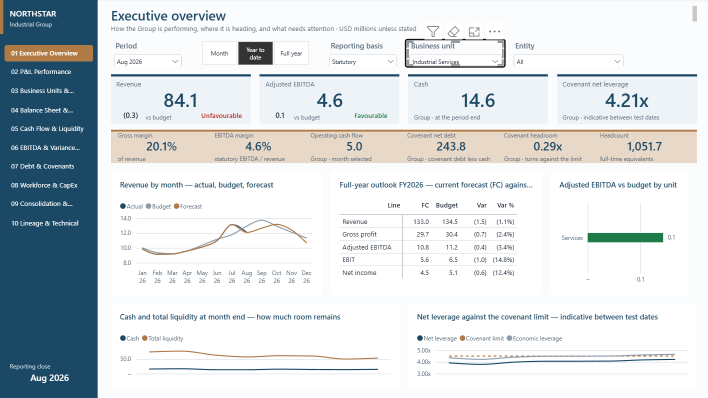
#> input picture docs/assets/phase-06b/final/01_executive_overview_unit_selected.png, 1415 x 796 px, given in place of 01_Executive_Summary_p1.png, which was not available (shown at 1/2 size)
$ python portfolio_assets.py ../docs/assets/phase-06b/final/01_executive_overview_unit_selected.png
#> lines starting #> are read from the running program, lines starting #| are printed output that depends on the picture; after the words box and inside, x2 and y2 are one past the last pixel; in counts of white or black regions, pixels touching at a corner belong together; pictures that were not available may be replaced by others from this repository, and a replacement may not be noted
"""
Build the portfolio assets from the final renders: framed screenshots, the hero image and the
architecture diagram.

    python tools/portfolio_assets.py

Inputs are the artefacts the platform already produces -- the workbook's own PDF renders
(`data/90_exports/workbook_render/`, written by `src.excel.qa` from Excel's PDF writer) and
the native Power BI Desktop captures (`docs/assets/phase-06b/final/`). Nothing here touches
a data value: the images are trimmed, scaled and framed, never edited.

Outputs go to `docs/assets/portfolio/`:

    excel/        framed Excel sheets (two-page sheets stacked)
    powerbi/      framed Power BI pages
    architecture/ the pipeline diagram (drawn in code, in the palette)
    hero.png      the two-panel Excel + Power BI composition
"""

from __future__ import annotations

import sys
from pathlib import Path

from PIL import Image, ImageDraw, ImageFont, ImageOps

ROOT = Path(__file__).resolve().parents[1]
RENDER = ROOT / "data" / "90_exports" / "workbook_render"
PBI = ROOT / "docs" / "assets" / "phase-06b" / "final"
OUT = ROOT / "docs" / "assets" / "portfolio"

# the approved palette, by name
NAVY = "#1B4965"
COPPER = "#B07A45"
COPPER_TINT = "#E8D8C8"
INK = "#1F2A37"
INK_MUTED = "#5B6B7B"
RULE = "#D5DBE1"
PANEL = "#EEF3F7"
GROUND = "#F4F6F8"          # the framing ground: off-white, a step cooler than the page
FONT = "C:/Windows/Fonts/segoeui.ttf"
FONT_BOLD = "C:/Windows/Fonts/segoeuib.ttf"

PAD = 56
BORDER = RULE
MAX_W = 1800


def font(size: int, bold: bool = False) -> ImageFont.FreeTypeFont:
    return ImageFont.truetype(FONT_BOLD if bold else FONT, size)


# ------------------------------------------------------------------ primitives
def trim(im: Image.Image, threshold: int = 250, margin: int = 24) -> Image.Image:
    """Cut the white paper away from a render, leaving a small even margin."""
    grey = ImageOps.grayscale(im)
    mask = grey.point(lambda p: 255 if p < threshold else 0)
    box = mask.getbbox()
    if not box:
        return im
    x0, y0, x1, y1 = box
    return im.crop((max(0, x0 - margin), max(0, y0 - margin),
                    min(im.width, x1 + margin), min(im.height, y1 + margin)))


def stack(images: list[Image.Image], gap: int = 24) -> Image.Image:
    """Pages of one sheet, one beneath the other, left-aligned on white."""
    w = max(i.width for i in images)
    h = sum(i.height for i in images) + gap * (len(images) - 1)
    out = Image.new("RGB", (w, h), "white")
    y = 0
    for i in images:
        out.paste(i, (0, y))
        y += i.height + gap
    return out


def frame(im: Image.Image, max_w: int = MAX_W, pad: int = PAD, caption: str | None = None) -> Image.Image:
    """Scale to a common width and set on the ground with an even margin and a hairline."""
    if im.width > max_w:
        im = im.resize((max_w, round(im.height * max_w / im.width)), Image.LANCZOS)
    cap_h = 0
    if caption:
        cap_h = 44
    out = Image.new("RGB", (im.width + 2 * pad, im.height + 2 * pad + cap_h), GROUND)
    d = ImageDraw.Draw(out)
    d.rectangle((pad - 1, pad - 1, pad + im.width, pad + im.height), outline=BORDER, width=1)
    out.paste(im, (pad, pad))
    if caption:
        d.text((pad, pad + im.height + 14), caption, fill=INK_MUTED, font=font(20))
    return out


def save(im: Image.Image, path: Path) -> None:
    path.parent.mkdir(parents=True, exist_ok=True)
    im.save(path, optimize=True)
    print(f"  {path.relative_to(ROOT)}  {im.width}x{im.height}")


# ------------------------------------------------------------------ Excel
EXCEL_SHEETS = {
    # stem -> (pages, caption)
    "01_Executive_Summary": (["01_Executive_Summary_p1.png"], "Executive summary — Aug 2026, year to date against budget"),
    "06_Cash_Flow": (["06_Cash_Flow_p1.png", "06_Cash_Flow_p2.png"], "Consolidated cash flow and liquidity"),
    "09_Debt_Covenants": (["09_Debt_&_Covenants_p1.png", "09_Debt_&_Covenants_p2.png"], "Debt and covenant compliance"),
    "13_Consolidation_Controls": (["13_Consolidation_&_Controls_p1.png"], "Consolidation layers and control status"),
    "02_PL": (["02_P&L_p1.png", "02_P&L_p2.png"], "Income statement"),
}


def excel_sheet(stem: str) -> Image.Image:
    pages, _ = EXCEL_SHEETS[stem]
    ims = [trim(Image.open(RENDER / p).convert("RGB")) for p in pages]
    return stack(ims) if len(ims) > 1 else ims[0]


def build_excel() -> None:
    for stem in EXCEL_SHEETS:
        save(frame(excel_sheet(stem)), OUT / "excel" / f"{stem}.png")
#> in trim, `grey = ImageOps.grayscale(im)`:
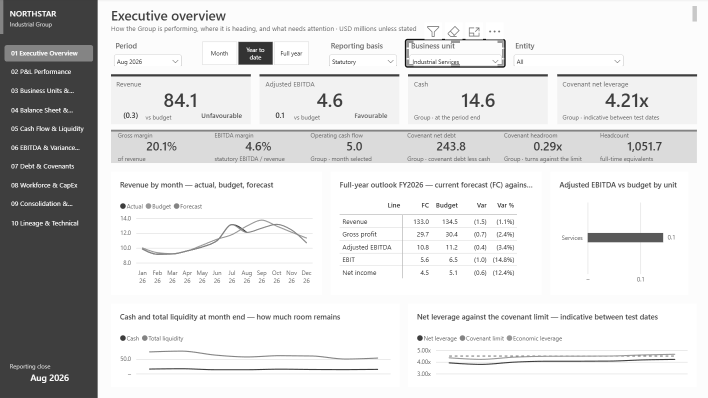
#> grey: PIL image 1415x796 L (shown at 1/2 size); min 16, max 255, mean 217.6
#> in trim, im is the input picture: PIL image 1415x796 RGB; mean R, G, B 212.8, 219.1, 222.3
#> in trim, `mask = grey.point(lambda p: 255 if p < threshold else 0)`:
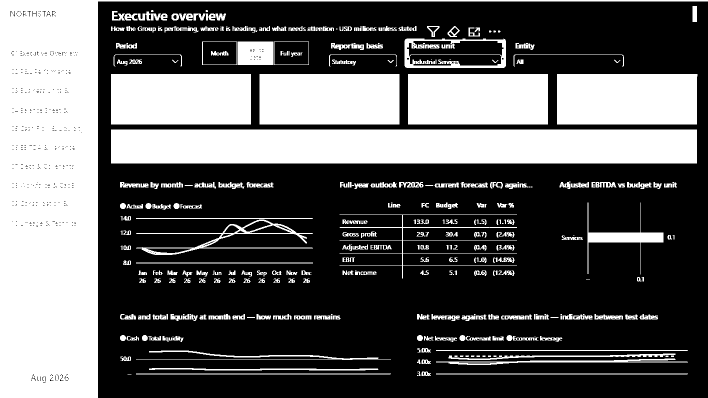
#> mask: PIL image 1415x796 L (shown at 1/2 size); 36.6% white; 362 white regions (57 under 20 px), largest, box (x1, y1, x2, y2) and area: (0, 0, 1415, 796) 158438, (222, 259, 1394, 327) 79696, (1114, 148, 1395, 249) 28285
#> in trim, `box = mask.getbbox()`: box = (0, 0, 1415, 796)
#> in trim, `x0, y0, x1, y1 = box`: x0 = 0; x1 = 1415; y1 = 796
#> in excel_sheet, `ims = [trim(Image.open(RENDER / p).convert("RGB")) for p in pages]`: ims = 1 item
#> in frame, `cap_h = 0`: cap_h = 0
#> in frame, `out.paste(im, (pad, pad))`:
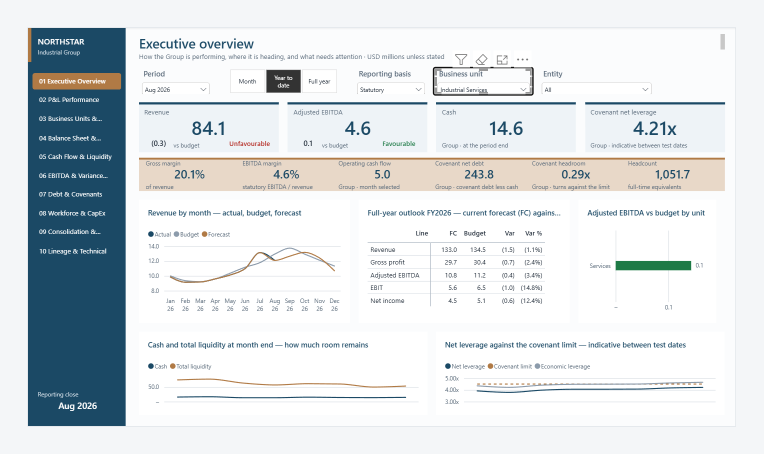
#> out: PIL image 1527x908 RGB (shown at 1/2 size); mean R, G, B 218.6, 224.1, 227
#|   docs/assets/portfolio/excel/01_Executive_Summary.png  1527x908
#> pass 2 of the loop in build_excel, `for stem in EXCEL_SHEETS:`:
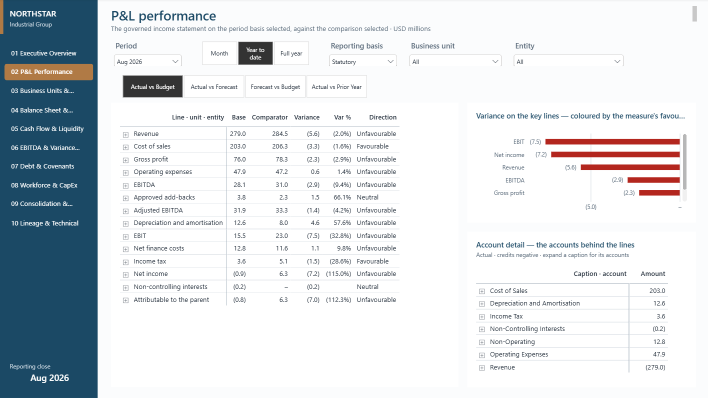
#> input picture docs/assets/phase-06b/final/02_pnl_performance.png, 1415 x 796 px, given in place of 06_Cash_Flow_p1.png, which was not available (shown at 1/2 size)
#> in trim, im is the input picture: PIL image 1415x796 RGB; mean R, G, B 217.4, 222.5, 226.3
#> in trim (call 2), `mask = grey.point(lambda p: 255 if p < threshold else 0)`:
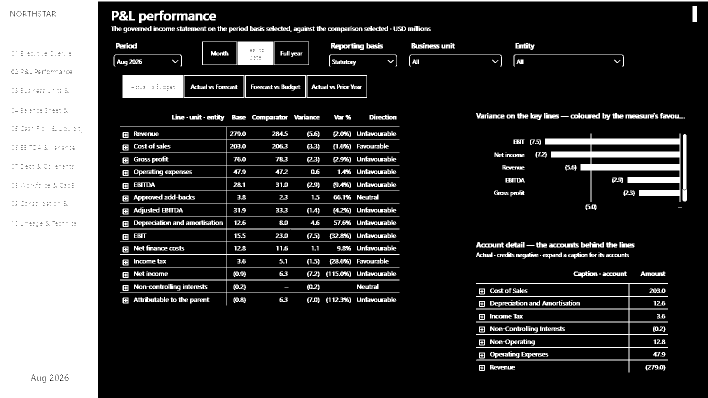
#> mask: PIL image 1415x796 L (shown at 1/2 size); 21.7% white; 543 white regions (76 under 20 px), largest, box (x1, y1, x2, y2) and area: (0, 0, 1415, 796) 158454, (1090, 267, 1361, 404) 11580, (240, 253, 799, 611) 9843
#> ims = 2 items
#> w = 1415
#> h = 1616
#> the loop in stack, `for i in images:` made 2 passes
#> y on passes 1 to 2: 820, 1640
#> after the loop in stack, `for i in images:`: y = 1640
#> in frame (call 2), `out.paste(im, (pad, pad))`:
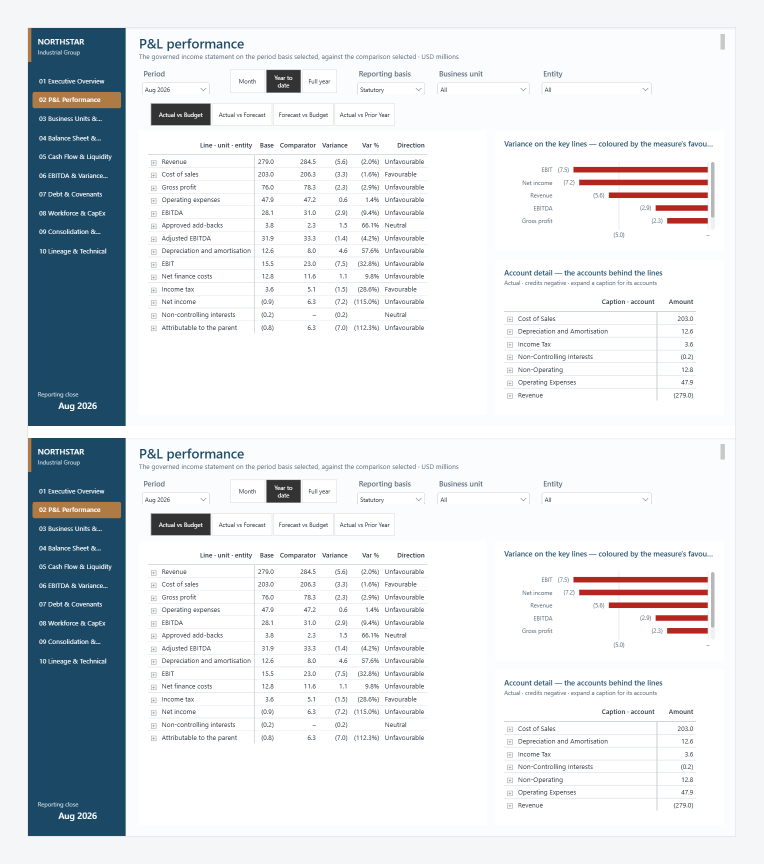
#> out: PIL image 1527x1728 RGB (shown at 1/2 size); mean R, G, B 221.4, 226, 229.5
#|   docs/assets/portfolio/excel/06_Cash_Flow.png  1527x1728


# ------------------------------------------------------------------ Power BI
PBI_PAGES = ["01_executive_overview", "02_pnl_performance", "03_business_units_entities",
             "05_cash_flow_liquidity", "06_ebitda_bridge", "07_debt_covenants",
             "09_consolidation_controls", "01_executive_overview_unit_selected"]


# [140 lines left out: functions build_powerbi, build_hero, build_architecture, not called in this run]


def main(argv: list[str]) -> int:
    OUT.mkdir(parents=True, exist_ok=True)
    build_excel()
    build_powerbi()
    build_hero()
    build_architecture()
    return 0


if __name__ == "__main__":
#> (the run stopped early here; a loop or call above may not have finished)
